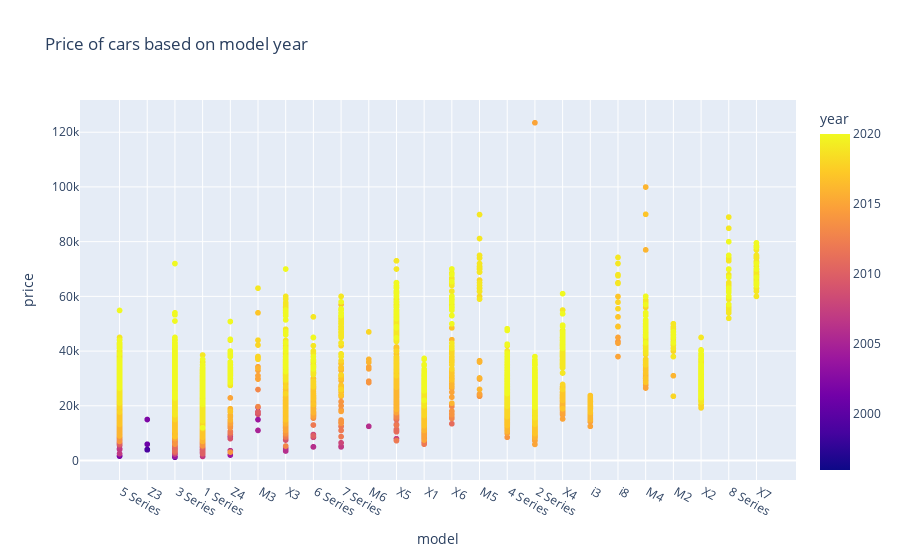

Write notebook code for a chart like this one.
### Code cell
# Further showing the price range between all the models, with how age affects the range within each model
fig6 = px.scatter(df, x="model", y="price", color="year", title="Price of cars based on model year")
fig6.show()

### Figure 1 — Plotly figure (JSON) as saved in the notebook; plotly's stock layout.template omitted (floating-point values rounded to 4 significant figures; data arrays with more than 128 entries replaced by an {"elided": "..."} marker saying what was removed)
{"data": [{"hovertemplate": "model=%{x}<br>price=%{y}<br>year=%{marker.color}<extra></extra>", "legendgroup": "", "marker": {"color": {"elided": "10781 int values"}, "coloraxis": "coloraxis", "symbol": "circle"}, "mode": "markers", "name": "", "showlegend": false, "type": "scattergl", "x": {"elided": "10781 str values"}, "xaxis": "x", "y": {"elided": "10781 int values"}, "yaxis": "y"}], "layout": {"coloraxis": {"colorbar": {"title": {"text": "year"}}, "colorscale": [[0, "#0d0887"], [0.1111, "#46039f"], [0.2222, "#7201a8"], [0.3333, "#9c179e"], [0.4444, "#bd3786"], [0.5556, "#d8576b"], [0.6667, "#ed7953"], [0.7778, "#fb9f3a"], [0.8889, "#fdca26"], [1, "#f0f921"]]}, "legend": {"tracegroupgap": 0}, "title": {"text": "Price of cars based on model year"}, "xaxis": {"anchor": "y", "domain": [0, 1], "title": {"text": "model"}}, "yaxis": {"anchor": "x", "domain": [0, 1], "title": {"text": "price"}}}}
